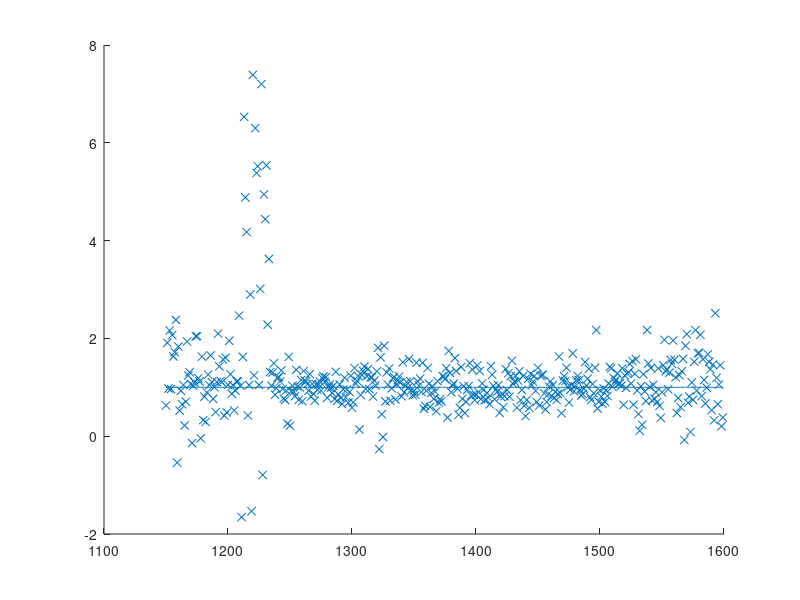

Reproduce this figure in MATLAB.
clear;
clc;
load quasar_train.csv;
X = quasar_train(1, :)';
train = quasar_train(2:end, :);
Y = train(1,:)';

m=length(X);
n=1;
alpha=0.1;

theta=zeros(m,n);
t=theta;

for i=1:m
    t(i,1)=theta(i,1)-alpha*(1/(1+exp(-theta'*X))-Y(i,1))*X(i,1);
    theta=t;
end

for i=1:m
    y(i,1)=1/(1+exp(-theta'*X));
end

scatter(X,Y,'x');
hold on
plot(X,y);
hold off